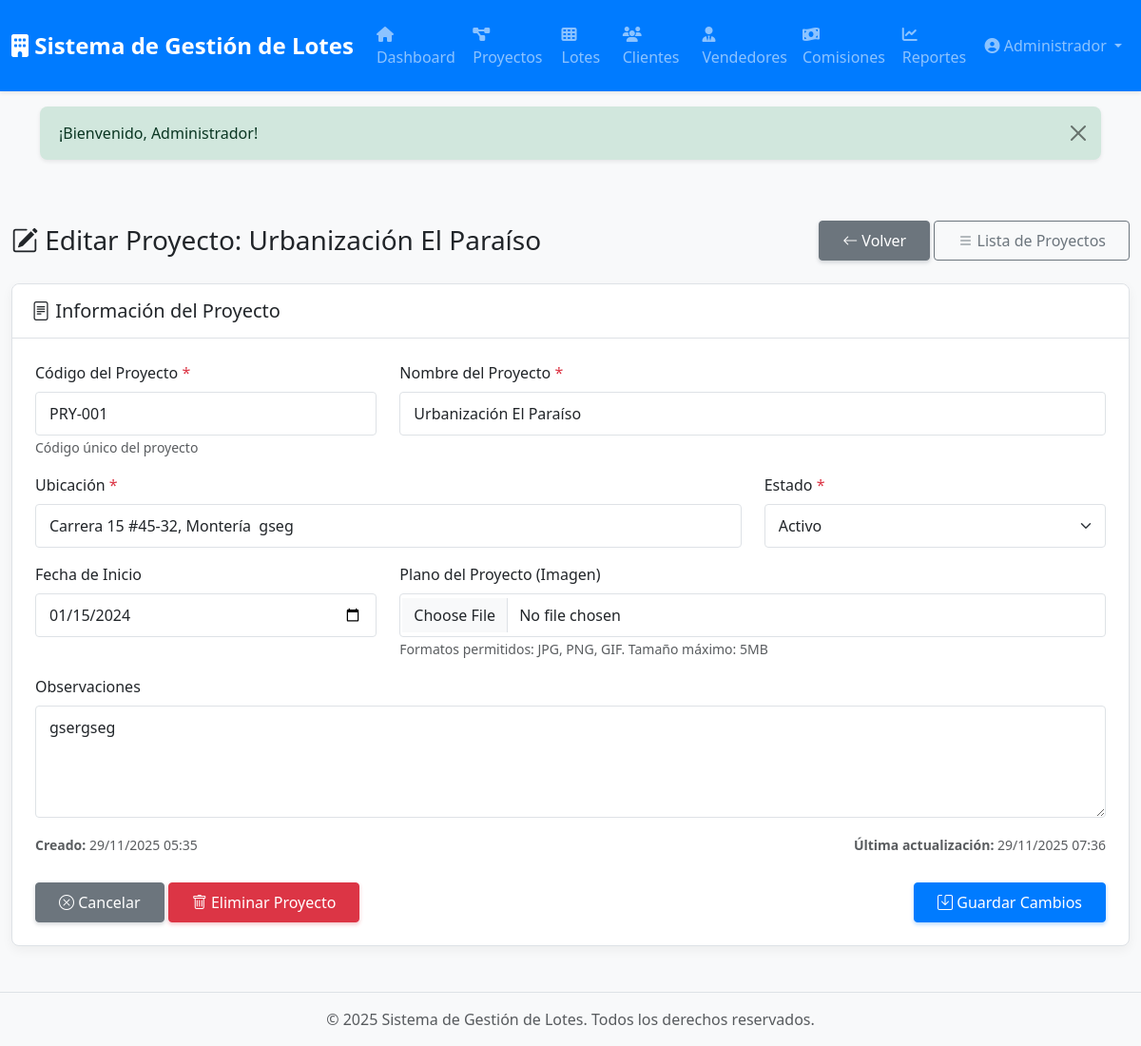
The page /proyectos/edit/1 (signed in) on the database its author committed.
### tables this page shows
CREATE TABLE `proyectos` (
  `id` int(10) UNSIGNED NOT NULL,
  `codigo` varchar(20) NOT NULL COMMENT 'Código único del proyecto',
  `nombre` varchar(150) NOT NULL,
  `ubicacion` varchar(255) DEFAULT NULL,
  `descripcion` text DEFAULT NULL,
  `estado` enum('activo','completado','pausado','cancelado') DEFAULT 'activo',
  `fecha_inicio` date DEFAULT NULL,
  `fecha_finalizacion` date DEFAULT NULL,
  `total_lotes` int(10) UNSIGNED DEFAULT 0 COMMENT 'Total de lotes en el proyecto',
  `observaciones` text DEFAULT NULL,
  `created_at` timestamp NULL DEFAULT current_timestamp(),
  `updated_at` timestamp NULL DEFAULT current_timestamp() ON UPDATE current_timestamp()
);

### app/Views/proyectos/edit.php (the view, shortened to what the rows shown need)
<div class="container-fluid py-4">
    <div class="d-flex justify-content-between align-items-center mb-4">
        <h1 class="h3 mb-0">
            <i class="bi bi-pencil-square"></i> <?= htmlspecialchars($title) ?>
        </h1>
        <div>
            <a href="/proyectos/show/<?= $proyecto['id'] ?>" class="btn btn-secondary">
                <i class="bi bi-arrow-left"></i> Volver
            </a>
            <a href="/proyectos" class="btn btn-outline-secondary">
                <i class="bi bi-list"></i> Lista de Proyectos
            </a>
        </div>
    </div>
    <div class="card">
        <div class="card-header bg-white">
            <h5 class="mb-0"><i class="bi bi-file-text"></i> Información del Proyecto</h5>
        </div>
        <div class="card-body">
            <form action="/proyectos/update/<?= $proyecto['id'] ?>" method="POST" enctype="multipart/form-data" id="formProyecto">
                <div class="row">
                    <div class="col-md-4 mb-3">
                        <label for="codigo" class="form-label">
                            Código del Proyecto <span class="text-danger">*</span>
                        </label>
                        <input type="text"
                               name="codigo"
                               id="codigo"
                               class="form-control"
                               placeholder="Ej: PROJ-001"
                               value="<?= e(old('codigo', $proyecto['codigo'])) ?>"
                               required
                               maxlength="50">
                        <small class="form-text text-muted">Código único del proyecto</small>
                    </div>
                    <div class="col-md-8 mb-3">
                        <label for="nombre" class="form-label">
                            Nombre del Proyecto <span class="text-danger">*</span>
                        </label>
                        <input type="text"
                               name="nombre"
                               id="nombre"
                               class="form-control"
                               placeholder="Ej: Villa Campestre Fase 1"
                               value="<?= e(old('nombre', $proyecto['nombre'])) ?>"
                               required
                               maxlength="200">
                    </div>
                </div>
                <div class="row">
                    <div class="col-md-8 mb-3">
                        <label for="ubicacion" class="form-label">
                            Ubicación <span class="text-danger">*</span>
                        </label>
                        <input type="text"
                               name="ubicacion"
                               id="ubicacion"
                               class="form-control"
                               placeholder="Ej: Carrera 15 #45-67, Municipio"
                               value="<?= e(old('ubicacion', $proyecto['ubicacion'])) ?>"
                               required
                               maxlength="255">
                    </div>
                    <div class="col-md-4 mb-3">
                        <label for="estado" class="form-label">
                            Estado <span class="text-danger">*</span>
                        </label>
                        <select name="estado" id="estado" class="form-select" required>
                            <?= selectOptions($estados, old('estado', $proyecto['estado'])) ?>
                        </select>
                    </div>
                </div>
                <div class="row">
                    <div class="col-md-4 mb-3">
                        <label for="fecha_inicio" class="form-label">
                            Fecha de Inicio
                        </label>
                        <input type="date"
                               name="fecha_inicio"
                               id="fecha_inicio"
                               class="form-control"
                               value="<?= e(old('fecha_inicio', $proyecto['fecha_inicio'])) ?>">
                    </div>
                    <div class="col-md-8 mb-3">
                        <label for="plano_imagen" class="form-label">
                            Plano del Proyecto (Imagen)
                        </label>
                        <input type="file"
                               name="plano_imagen"
                               id="plano_imagen"
                               class="form-control"
                               accept="image/*">
                        <small class="form-text text-muted">
                            Formatos permitidos: JPG, PNG, GIF. Tamaño máximo: 5MB
                        </small>
                    </div>
                </div>
                <div class="mb-3">
                    <label for="observaciones" class="form-label">
                        Observaciones
                    </label>
                    <textarea name="observaciones"
                              id="observaciones"
                              class="form-control"
                              rows="4"
                              placeholder="Notas adicionales sobre el proyecto..."><?= e(old('observaciones', $proyecto['observaciones'])) ?></textarea>
                </div>
                <div class="row">
                    <div class="col-md-6">
                        <p class="text-muted mb-1">
                            <small><strong>Creado:</strong> <?= formatDateTime($proyecto['created_at']) ?></small>
                        </p>
                    </div>
                    <div class="col-md-6 text-md-end">
                        <p class="text-muted mb-1">
                            <small><strong>Última actualización:</strong> <?= formatDateTime($proyecto['updated_at']) ?></small>
                        </p>
                    </div>
                </div>
                <div class="d-flex justify-content-between mt-4">
                    <div>
                        <a href="/proyectos/show/<?= $proyecto['id'] ?>" class="btn btn-secondary">
                            <i class="bi bi-x-circle"></i> Cancelar
                        </a>
                        <?php if (can('eliminar_proyectos')): ?>
                            <button type="button" class="btn btn-danger" onclick="confirmarEliminacion()">
                                <i class="bi bi-trash"></i> Eliminar Proyecto
                            </button>
                        <?php endif; ?>
                    </div>
                    <button type="submit" class="btn btn-primary">
                        <i class="bi bi-save"></i> Guardar Cambios
                    </button>
                </div>
            </form>
        </div>
    </div>
</div>

### core/Router.php (shortened to what the rows shown need)
<?php
class Router
{
    private $routes = [];
    public function __construct($baseUrl = '')
    {
        $this->baseUrl = rtrim($baseUrl, '/');
    }
    private function addRoute($method, $uri, $handler)
    {
        $uri = '/' . trim($uri, '/');
        $this->routes[] = [
            'method' => $method,
            'uri' => $uri,
            'handler' => $handler,
            'pattern' => $this->convertUriToPattern($uri)
        ];
    }
    private function convertUriToPattern($uri)
    {
        $pattern = preg_replace('/\{([a-z_]+)\}/', '([^/]+)', $uri);
        return '#^' . $pattern . '$#';
    }
    public function dispatch()
    {
        $requestMethod = $_SERVER['REQUEST_METHOD'];
        $requestUri = $this->getRequestUri();
        foreach ($this->routes as $route) {
            if ($route['method'] !== $requestMethod) {
                continue;
            }
            if (preg_match($route['pattern'], $requestUri, $matches)) {
                array_shift($matches);
                return $this->callHandler($route['handler'], $matches);
            }
        }
    }
    private function getRequestUri()
    {
        $uri = parse_url($_SERVER['REQUEST_URI'], PHP_URL_PATH);
        return '/' . trim($uri, '/');
    }
    private function callHandler($handler, $params = [])
    {
        if (is_string($handler) && strpos($handler, '@') !== false) {
            list($controller, $method) = explode('@', $handler);
            $controllerInstance = new $controllerClass();
            return call_user_func_array([$controllerInstance, $method], $params);
        }
        throw new Exception("Invalid route handler");
    }
}

### rows shown on the page
proyectos: codigo "PRY-001", nombre "Urbanización El Paraíso", ubicacion "Carrera 15 #45-32, Montería gseg", estado "Activo", fecha_inicio "01/15/2024", observaciones "gsergseg", created_at "29/11/2025 05:35", updated_at "29/11/2025 07:36"
